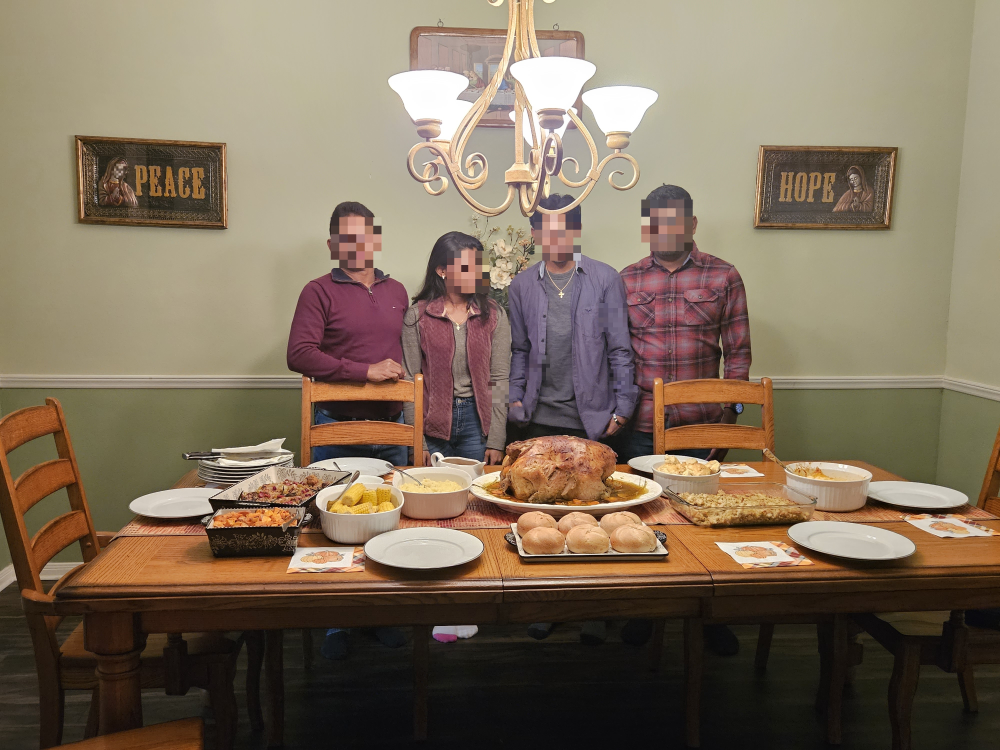
#> input picture images_pixelated/people2.jpg, 4000 x 3000 px (shown at 1/4 size)
$ python -i face_blur.py   (imports and definitions only)
#> lines starting #> are read from the running program, lines starting #| are printed output that depends on the picture
import cv2
import sys
import os


# [22 lines left out: function pixelate_face, not called in this run]


def blur_faces_in_image(input_path, output_path, mode="blur", blur_strength=55):
    """
    Blur or pixelate all detected faces in a single image and save result.
    """
#> called with input_path = 'images_pixelated/people2.jpg', output_path = 'out.png', mode = 'blur', blur_strength = 55
    img = cv2.imread(input_path)
#> img is the input picture: shape (3000, 4000, 3); mean B, G, R 92.2, 111.4, 127.3
    if img is None:
        print(f"[ERROR] Could not read image: {input_path}")
        return

    gray = cv2.cvtColor(img, cv2.COLOR_BGR2GRAY)
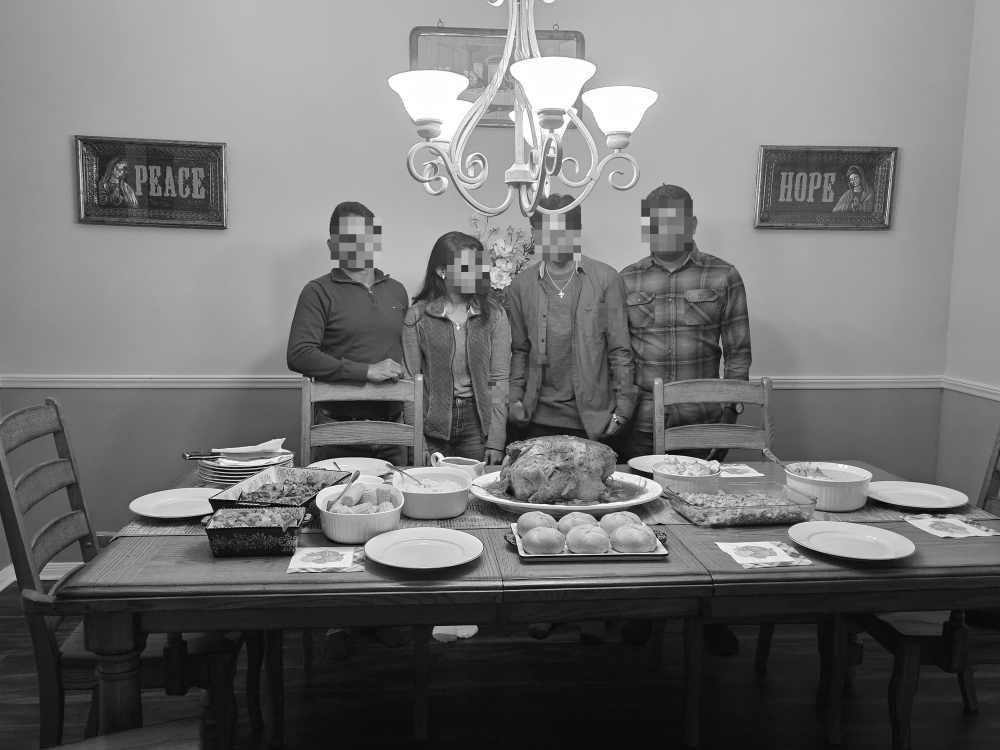
#> gray: shape (3000, 4000) (shown at 1/4 size); min 0, max 255, mean 113.9

    face_cascade = cv2.CascadeClassifier(
        cv2.data.haarcascades + "haarcascade_frontalface_default.xml"
    )

    faces = face_cascade.detectMultiScale(
        gray,
        scaleFactor=1.1,
        minNeighbors=5,
        minSize=(30, 30)
    )
#> faces = ()

    print(f"[INFO] Detected {len(faces)} face(s) in '{os.path.basename(input_path)}'.")
#| [INFO] Detected 0 face(s) in 'people2.jpg'.

    # Ensure blur kernel is odd
    if blur_strength % 2 == 0:
        blur_strength += 1

    for (x, y, w, h) in faces:
        face_roi = img[y:y + h, x:x + w]

        if mode == "pixelate":
            face_roi = pixelate_face(face_roi, pixel_size=6)  # VERY strong
        else:
            face_roi = cv2.GaussianBlur(
                face_roi,
                (blur_strength, blur_strength),
                0
            )

        img[y:y + h, x:x + w] = face_roi
#> this loop made 0 passes

    cv2.imwrite(output_path, img)
    print(f"[INFO] Saved result to '{output_path}'.")


# [51 lines left out: functions process_path, main, not called in this run]


# [2 lines not run here, left out]


>>> result = blur_faces_in_image('images_pixelated/people2.jpg', 'out.png')

$ run again, on images_pixelated/people4.jpg
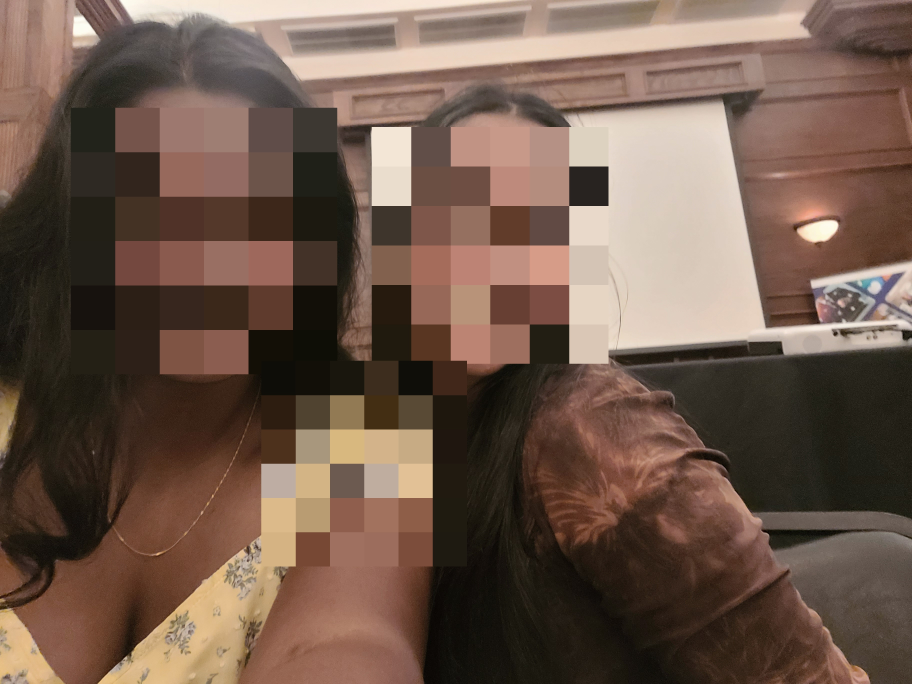
#> input picture images_pixelated/people4.jpg, 3648 x 2736 px (shown at 1/4 size)
#> in blur_faces_in_image, img is the input picture: shape (2736, 3648, 3); mean B, G, R 75.8, 89.1, 111.7
#> in blur_faces_in_image, `gray = cv2.cvtColor(img, cv2.COLOR_BGR2GRAY)`:
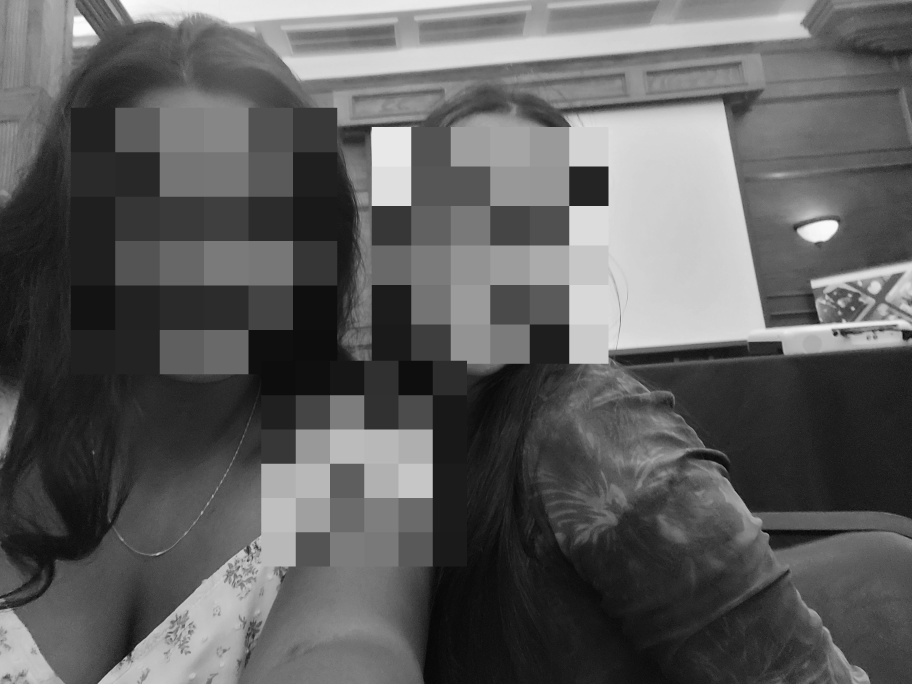
#> gray: shape (2736, 3648) (shown at 1/4 size); min 1, max 254, mean 94.3
#> faces = [[269, 207, 67, 67], [178, 318, 70, 70], [1342, 1245, 192, 192], [29, 1891, 181, 181]]
#| [INFO] Detected 4 face(s) in 'people4.jpg'.
#> the loop in blur_faces_in_image, `for (x, y, w, h) in faces:` made 4 passes
#> pass 2, in blur_faces_in_image, `face_roi = img[y:y + h, x:x + w]`:
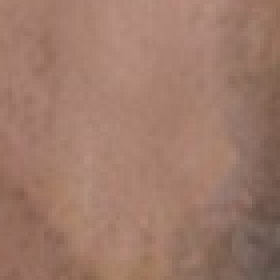
#> face_roi: shape (70, 70, 3) (shown 4 times larger); mean B, G, R 105.7, 121.5, 158

$ run again, on images_pixelated/people5.jpg
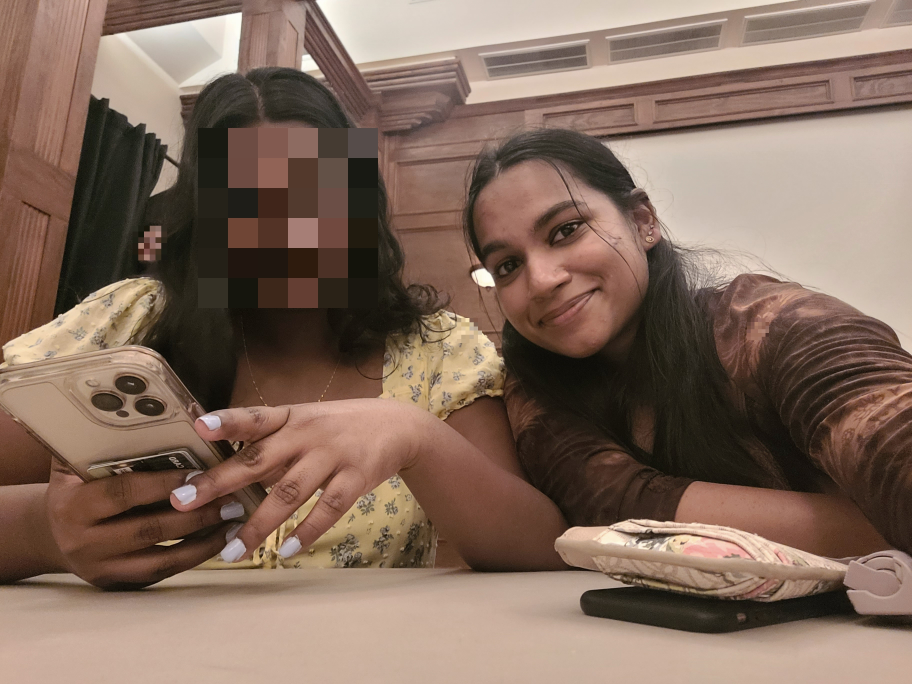
#> input picture images_pixelated/people5.jpg, 3648 x 2736 px (shown at 1/4 size)
#> in blur_faces_in_image, img is the input picture: shape (2736, 3648, 3); mean B, G, R 93.3, 107.5, 131.1
#> in blur_faces_in_image, `gray = cv2.cvtColor(img, cv2.COLOR_BGR2GRAY)`:
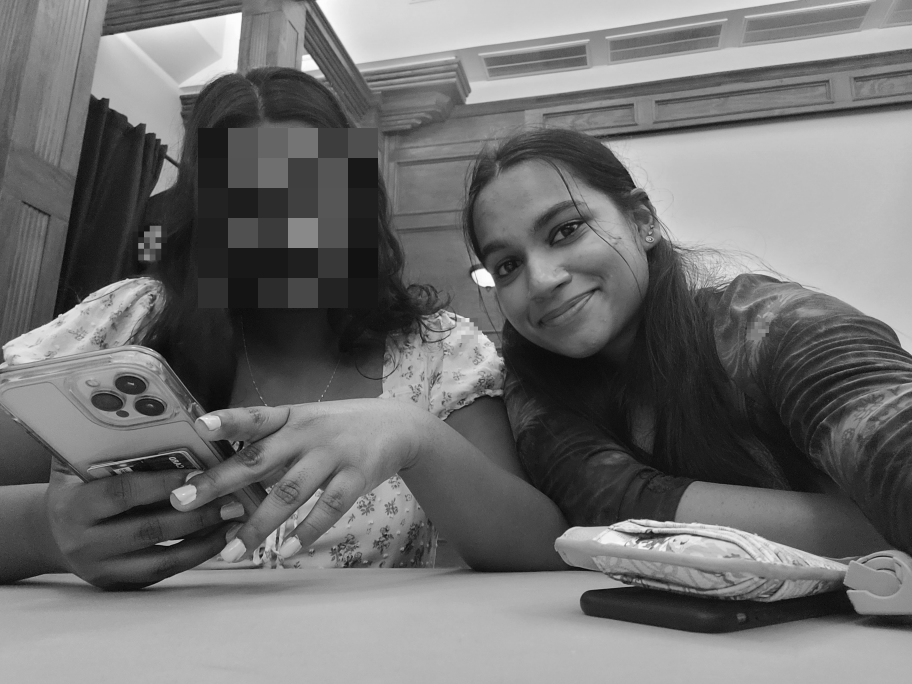
#> gray: shape (2736, 3648) (shown at 1/4 size); min 1, max 255, mean 112.9
#> faces = [[720, 397, 55, 55]]
#| [INFO] Detected 1 face(s) in 'people5.jpg'.
#> the loop in blur_faces_in_image, `for (x, y, w, h) in faces:` made 1 pass
#> pass 1, in blur_faces_in_image, `face_roi = cv2.GaussianBlur( face_roi, (blur_strength, blur_strength),..`:
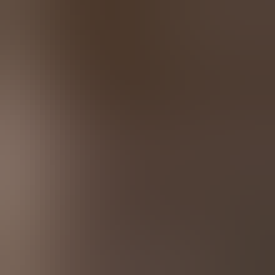
#> face_roi: shape (55, 55, 3) (shown 5 times larger); mean B, G, R 59.5, 69.7, 87.9

$ run again, on images_pixelated/people6.jpg
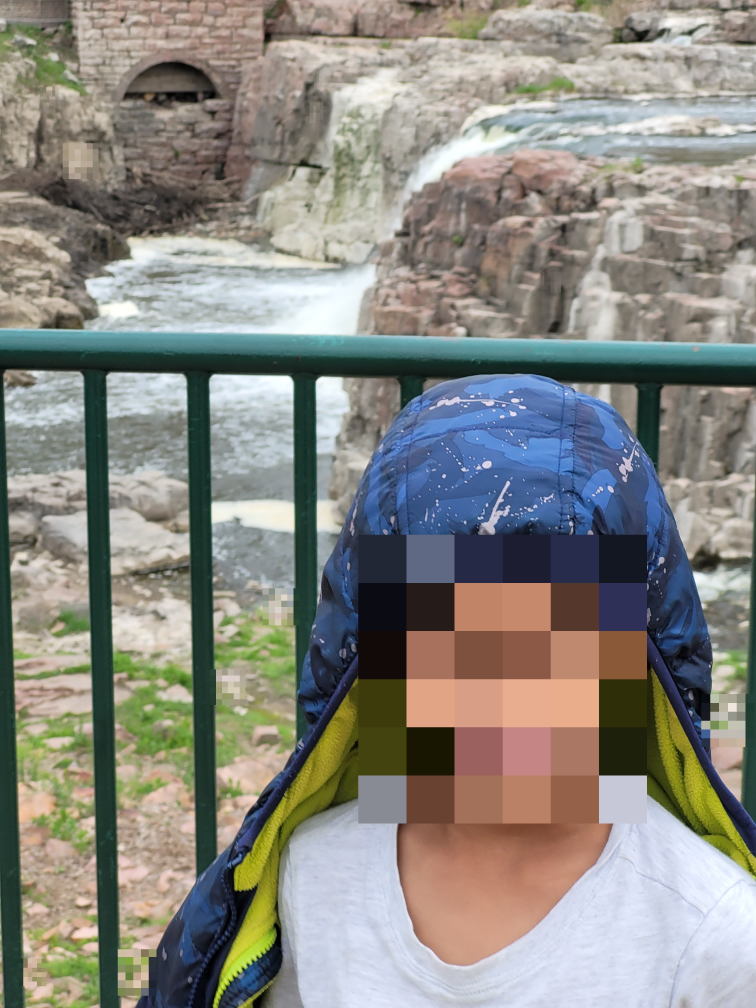
#> input picture images_pixelated/people6.jpg, 3024 x 4032 px (shown at 1/4 size)
#> in blur_faces_in_image, img is the input picture: shape (4032, 3024, 3); mean B, G, R 129.8, 136.5, 137.9
#> faces = [[267, 74, 114, 114], [397, 3437, 342, 342], [328, 2483, 545, 545]]
#| [INFO] Detected 3 face(s) in 'people6.jpg'.
#> the loop in blur_faces_in_image, `for (x, y, w, h) in faces:` made 3 passes
#> pass 1, in blur_faces_in_image, `face_roi = cv2.GaussianBlur( face_roi, (blur_strength, blur_strength),..`:
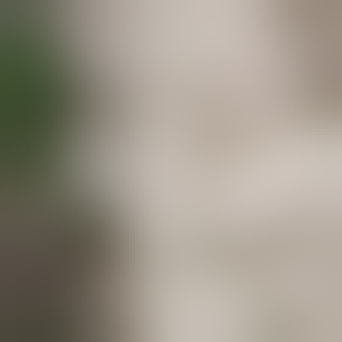
#> face_roi: shape (114, 114, 3) (shown 3 times larger); mean B, G, R 136.1, 148.4, 155.6
#> pass 2, in blur_faces_in_image, `face_roi = cv2.GaussianBlur( face_roi, (blur_strength, blur_strength),..`:
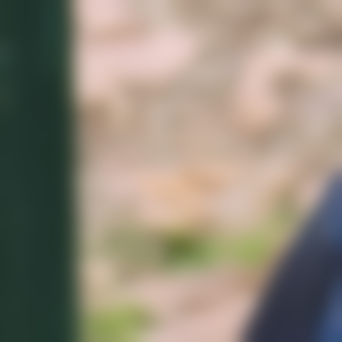
#> face_roi: shape (342, 342, 3); mean B, G, R 122.3, 137.3, 146.6
